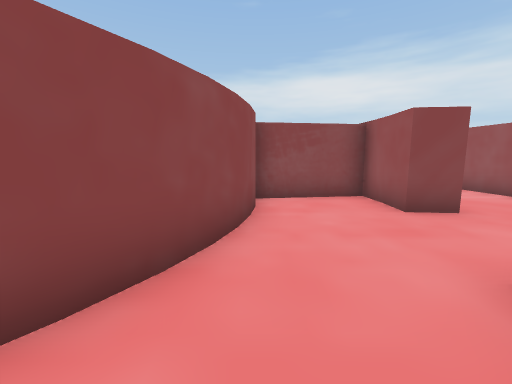
[1] (above)

24 first-person views from a walk through a Unity game level. The camera is 0.55 m above the floor, tilts 8° down and sees 90° across. The floor is counted in squares, 0.5 m on a side. Each view is taken from the middle of a square. On the plan, view 1 faces up. The plan holds only what a view shows up to about 11 squares ahead; the rest is blank. The place goes on beyond the plan. The player is left out.

[2]
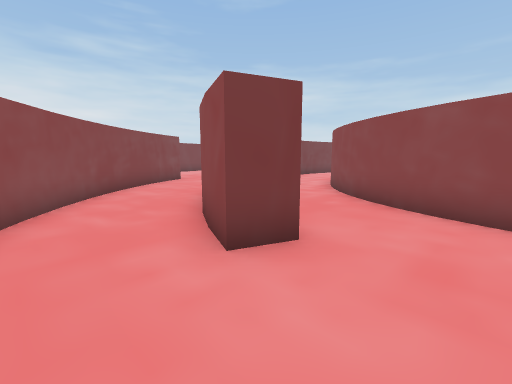

[3]
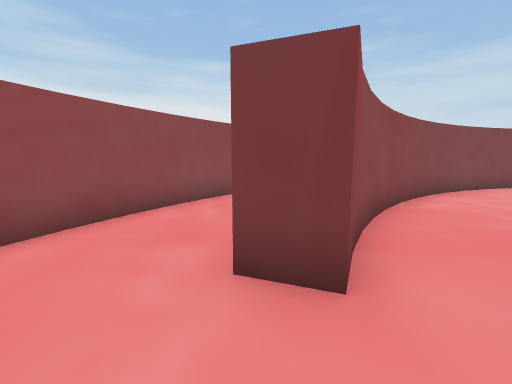

[4]
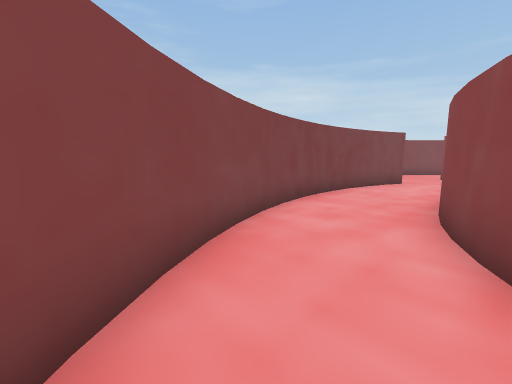

[5]
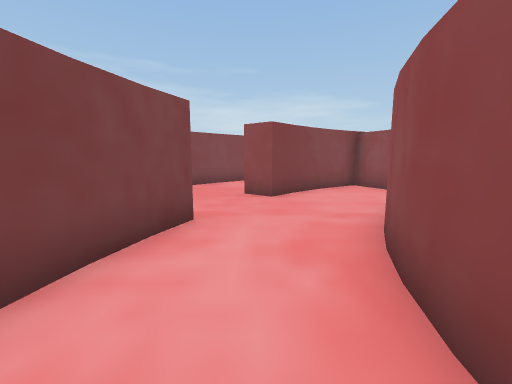

[6]
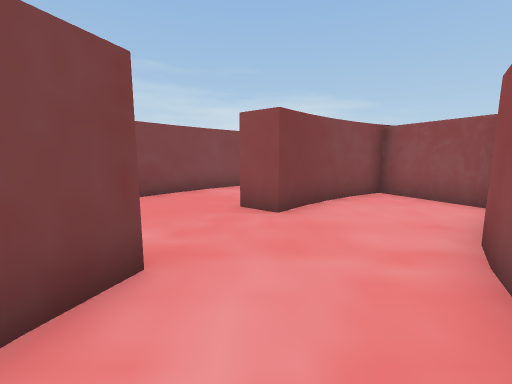

[7]
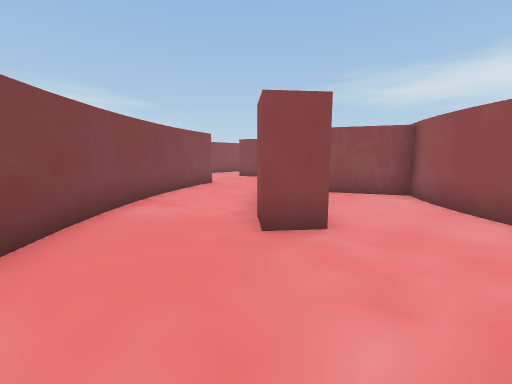

[8]
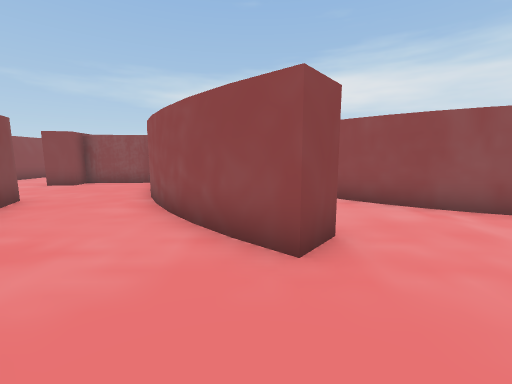

[9]
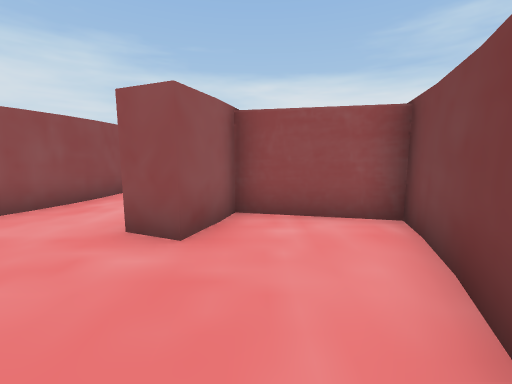

[10]
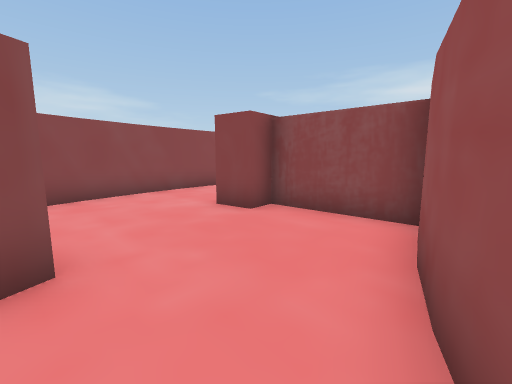

[11]
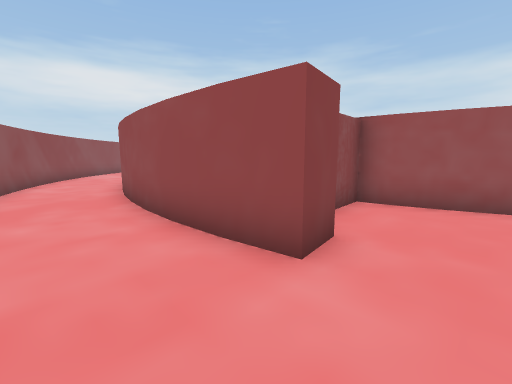

[12]
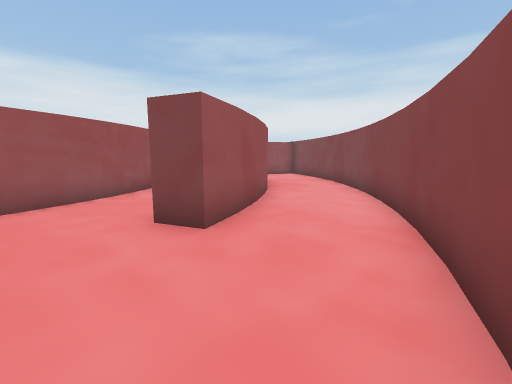

[13]
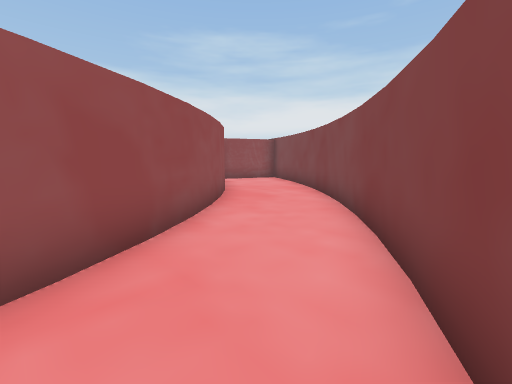

[14]
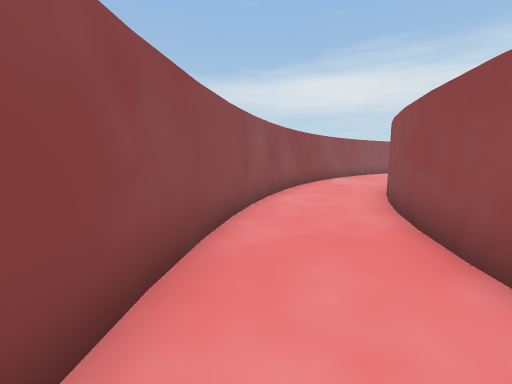

[15]
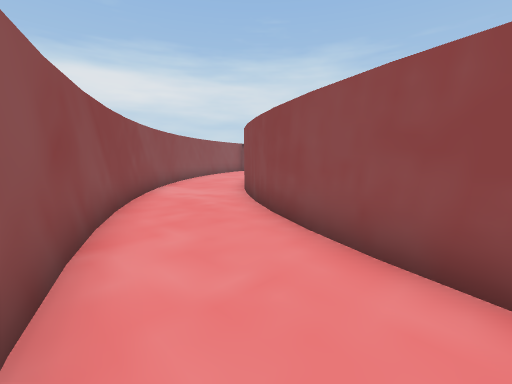

[16]
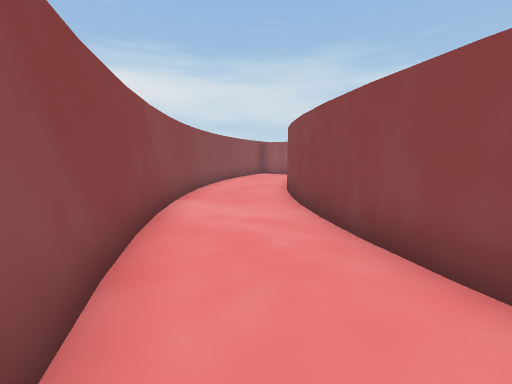

[17]
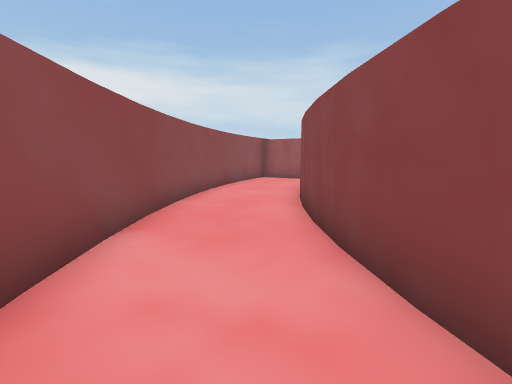

[18]
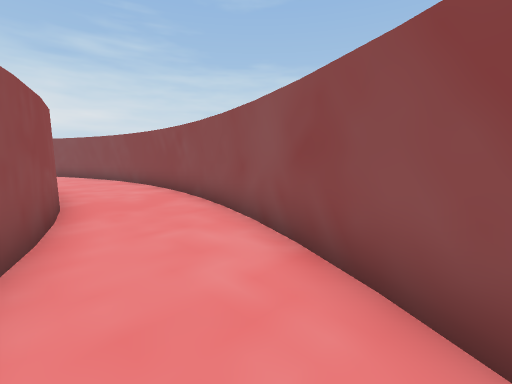

[19]
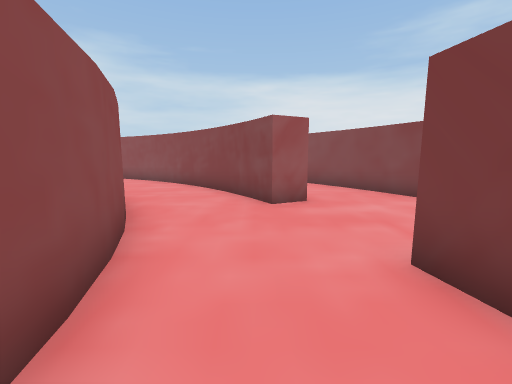

[20]
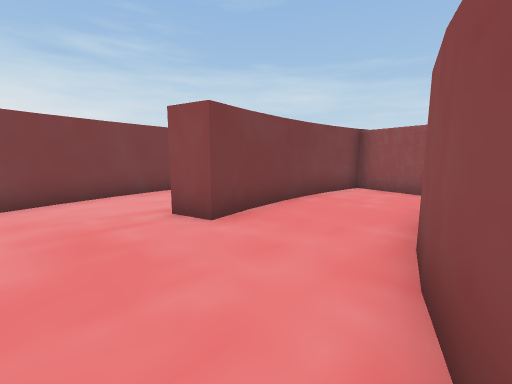

[21]
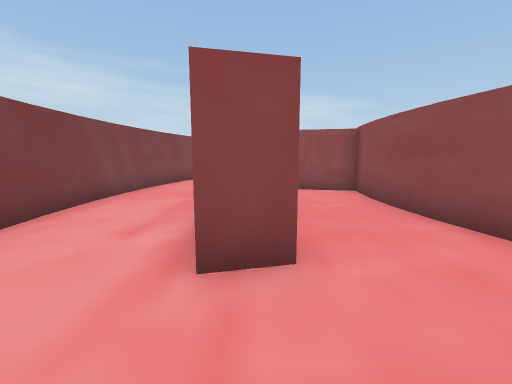

[22]
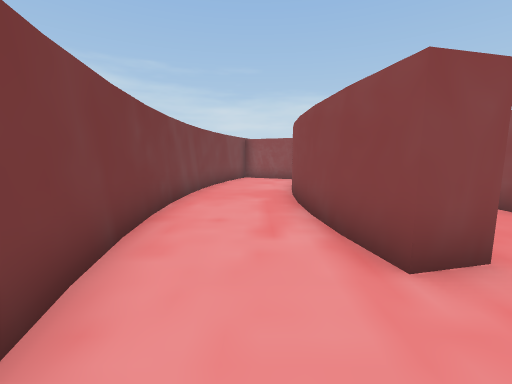

[23]
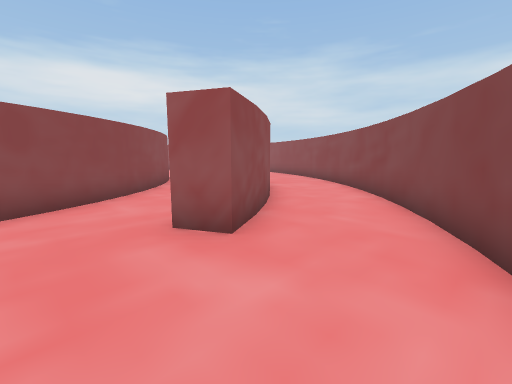

[24]
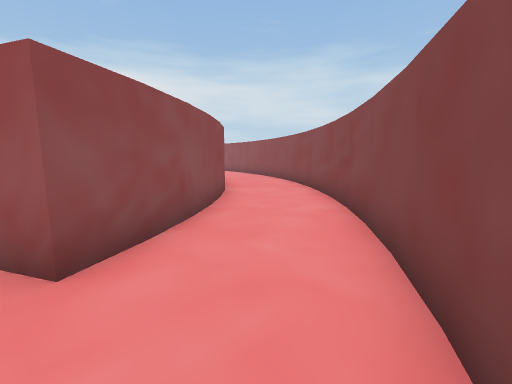

### Floor plan
Key: @ floor where view 1 was taken; # wall or solid block; . floor; B block.
Columns run from 27 left of view 1 to 8 right of it. Each row starts with its distance up from view 1.
 23          ###
 22         ##...
 21       ###....
 20      ##....
 19     ##...##
 18     #...##
 17    ##..##
 16   ##..##
 15   #...#
 14  ##..##
 13  #...#
 12  #..##
 11 ##..#
 10 #..##
  9 #..#
  8 #..#                             .#
  7 #..#                       BBB#  .#
  6 #..#                       #..# ..
  5 #..#BBBB                   #..##.
  4 #..##B.#                  ##.....
  3 #......##                 #......
  2 #.......#  B##           ##..##..
  1 ##......##BB.##         ##...##..#
  0  #...#...##...##       ##..@##...#
 -1  #...##..###...###   ###...###..##
 -2  ##..##...###....#####....###...#
 -3   #...##...##............###...##.
 -4   ##..###..............####...## ..#
 -5    ##..###.....##########....###..##
 -6     #...###.....B######.....###...#
 -7     ##...    ...BB........####...##
 -8      ##...  ###BB.........##....##
 -9       ###.    #########.......###
-10         ##    .  ######......##
-11               .............###
-12               #.........##
-13               ###########

Where each view was taken, in squares from view 1:
view 1: 0 up, 0 right, facing up
view 2: 4 up, 5 right, facing down-left
view 3: 4 up, 3 right, facing down
view 4: 1 down, 1 left, facing down-left
view 5: 3 down, 8 left, facing left
view 6: 3 down, 10 left, facing left
view 7: 6 down, 13 left, facing up-left
view 8: 6 down, 16 left, facing up
view 9: 6 down, 16 left, facing right
view 10: 0 up, 19 left, facing up-left
view 11: 2 up, 26 left, facing up-right
view 12: 2 up, 26 left, facing down-right
view 13: 1 down, 25 left, facing down-right
view 14: 6 up, 26 left, facing up
view 15: 10 up, 26 left, facing up-right
view 16: 13 up, 25 left, facing up-right
view 17: 15 up, 23 left, facing up-right
view 18: 15 up, 23 left, facing down-left
view 19: 7 down, 7 left, facing right
view 20: 5 down, 2 left, facing down-left
view 21: 9 down, 2 left, facing left
view 22: 11 down, 2 left, facing left
view 23: 11 down, 3 left, facing up-right
view 24: 11 down, 1 left, facing up-right
